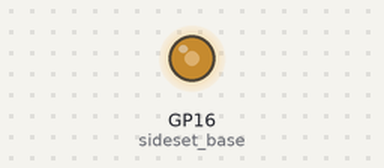
This program was run on a simulated Raspberry Pi Pico running MicroPython. Shown: output pins drawn as LEDs (lit = HIGH).

Above: at 0.1 s.
Timing chart, 0 to 1.6 s (numbered marks = the images above):
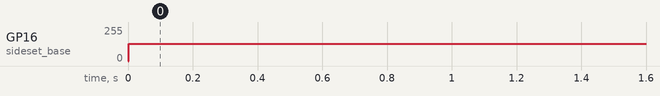

Measured:
- by itself, GP16 (sideset_base): 0/255 → 128/255 at 0.00 s

The program:

blinky5.py
```python
import rp2
from machine import Pin

@rp2.asm_pio(sideset_init=rp2.PIO.OUT_LOW)
def squarewave():
    label("again")
    nop().side(1)
    jmp("again").side(0)

sm = rp2.StateMachine(0, squarewave, freq=2300,sideset_base=Pin(16))
sm.active(1)
while(True):
    pass
```
